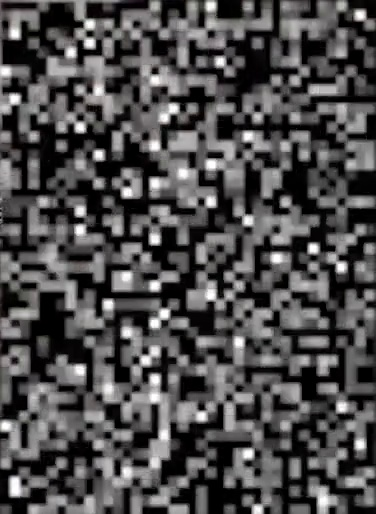
#> input picture Level8-FinaleGrande/AntsInMyTelly/working_files/only_codes_in_video_as_images/frame_10.jpg, 376 x 514 px
$ python solver.py
#> lines starting #> are read from the running program, lines starting #| are printed output that depends on the picture
import cv2
import os
import numpy as np
from PIL import Image

def extract_frames(video_path, output_folder):
    # Create output folder if it doesn't exist
    if not os.path.exists(output_folder):
        os.makedirs(output_folder)

    # Open the video file
    cap = cv2.VideoCapture(video_path)
    # Read the video frames
    success, frame = cap.read()
    frame_count = 0

    # Loop through frames
    while success:
        # Save frame as an image
        frame_path = os.path.join(output_folder, f"frame_{frame_count}.jpg")
        cv2.imwrite(frame_path, frame)

        # Read next frame
        success, frame = cap.read()
        frame_count += 1

    # Release the video capture object
    cap.release()
    print("Frames extracted successfully.")


def calculate_average_image(folder_path):
    images = []

    # Iterate through all files in the folder
    for filename in os.listdir(folder_path):
        if filename.endswith('.jpg') or filename.endswith('.jpg'):  # Assuming images are jpg or png
            image_path = os.path.join(folder_path, filename)
            image = cv2.imread(image_path)
            if image is not None:
                images.append(image)

    # Calculate average image
    if len(images) > 0:
        average_image = np.mean(images, axis=0).astype(np.uint8)
        return average_image
    else:
        print("No images found in the folder.")
        return None


def parse_grid_in_binary_file(image_path):
    # Open the image
    image = Image.open(image_path)

    # Convert image to grayscale
    gray_image = image.convert('L')

    # Get width and height of the image
    width, height = gray_image.size

    cipher = []
    # Iterate through each row of the image
    for y in range(height):
        # Get the pixel values of the current row
        row_pixels = list(gray_image.getdata())[y * width: (y + 1) * width]

        # Find the index of the whitest pixel (pixel with maximum value)
        white_index = row_pixels.index(max(row_pixels))

        # Initialize a list to store the binary values
        binary_values = []

        # Iterate through each pixel in the row
        for x, pixel_value in enumerate(row_pixels):
            # Append '0' if the pixel is not the whitest, otherwise append '1'
            binary_values.append('1' if x == white_index else '0')

        # Write the binary values of the row to the text file
        cipher.append(''.join(binary_values))
    return cipher


def get_known_key_values(cipher_lines):
    key = []
    for i, t in enumerate("he2024{"):
        entry = {
            "index": cipher_lines[i].index('1'),
            "value": t
        }
        if entry not in key:
            key.append(entry)

    key.append({
        "index": cipher_lines[len(cipher_lines)-1].index('1'),
        "value": "}"
    })

    key.append({  # From frequency analysis
        "index": 16,
        "value": "_"
    })

    key.append({  # Assume because of ending too
        "index": 13,
        "value": "t"
    })

    key.append({  # Test
        "index": 0,
        "value": "1"
    })

    key.append({  # Test
        "index": 10,
        "value": "w"
    })

    key.append({  # Test
        "index": 18,
        "value": "n"
    })

    key.append({  # Test
        "index": 17,
        "value": "d"
    })

    key.append({  # Test
        "index": 8,
        "value": "3"
    })

    key.append({  # Test
        "index": 26,
        "value": "r"
    })

    key.append({  # Test
        "index": 19,
        "value": "y"
    })

    key.append({  # Test
        "index": 36,
        "value": "s"
    })

    key.append({  # Test
        "index": 21,
        "value": "p"
    })

    key.append({  # Test
        "index": 15,
        "value": "b"
    })

    key.append({  # Test
        "index": 11,
        "value": "a"
    })

    key.append({  # Test
        "index": 33,
        "value": "j"
    })

    key.append({  # Test
        "index": 29,
        "value": "u"
    })

    key.append({  # Test
        "index": 34,
        "value": "?"
    })

    key.append({  # Test
        "index": 25,
        "value": "o"
    })

    return key


def print_frequency_anaylsis(cipher_lines):
    frequencies = []
    for line, line_value in enumerate(cipher_lines):
        value = cipher_lines[line].index('1')
        found = False
        for index, entry in enumerate(frequencies):
            if not found:
                if entry["value"] == value:
                    frequencies[index]["count"] = frequencies[index]["count"] + 1
                    found = True

        if not found:
            frequencies.append({
                "value": value,
                "count": 1
            })

    sorted_frequencies = sorted(frequencies, key=lambda d: d['count'], reverse=True)
    for entry in sorted_frequencies:
        print(entry)


def main():
    # change working directory to script location
    abspath = os.path.abspath(__file__)
    dname = os.path.dirname(abspath)
    os.chdir(dname)

    video_path = "./working_files/only_codes_from_video/cutted_video.mp4"
    image_frame_folder = "./working_files/only_codes_in_video_as_images/"
    # extract_frames(video_path, image_frame_folder)

    avg_image = calculate_average_image(image_frame_folder)
#> in calculate_average_image, image is the input picture: shape (514, 376, 3); mean B, G, R 77.9, 77.3, 78.8
#> in calculate_average_image, `average_image = np.mean(images, axis=0).astype(np.uint8)`:
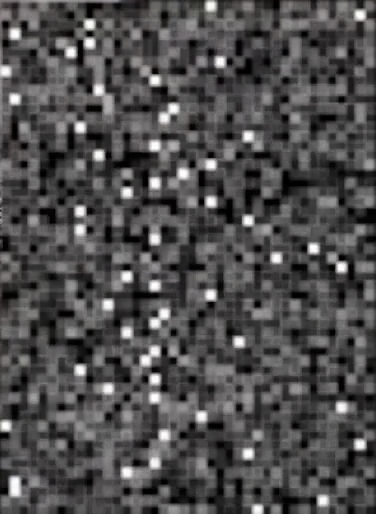
#> average_image: shape (514, 376, 3); mean of channels 0, 1, 2 78, 77.5, 78.9; drawn as B, G, R
    if avg_image is not None:
        cv2.imwrite("average_image.jpg", avg_image)
        print("Average image saved as average_image.jpg")

    # Open the image
    image = Image.open("average_image.jpg")
#> image: PIL image 376x514 RGB
    # Resize the image to width 40 and height 55
    resized_image = image.resize((40, 55))
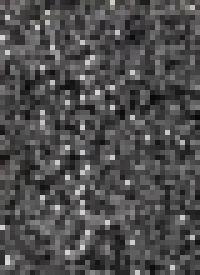
#> resized_image: PIL image 40x55 RGB (shown 5 times larger); mean R, G, B 78.5, 77.6, 77.9
    # Save the resized image
    resized_image.save("average_image_resized.jpg")

    cipher_lines = parse_grid_in_binary_file("average_image_resized.jpg")
#> in parse_grid_in_binary_file, `image = Image.open(image_path)`:
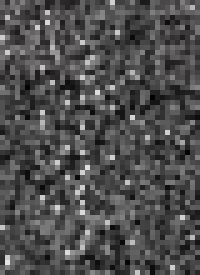
#> image: PIL image 40x55 RGB (shown 5 times larger); mean R, G, B 78.1, 77.8, 77.9
#> the loop in parse_grid_in_binary_file, `for y in range(height):` made 55 passes
#> white_index on passes 1 to 12: 22, 38, 9, 1, 9, 7, 23, 0, 16, 10, 1, 18
#> after the loop in parse_grid_in_binary_file, `for y in range(height):`: cipher = 55 items
#> cipher_lines = 55 items
    for line in cipher_lines:
        print(line)
#> this loop made 55 passes
#> line on passes 1 to 12: '0000000000000000000000100000000000000000', '0000000000000000000000000000000000000010', '0000000001000000000000000000000000000000', '0100000000000000000000000000000000000000', '0000000001000000000000000000000000000000', '0000000100000000000000000000000000000000', '0000000000000000000000010000000000000000', '1000000000000000000000000000000000000000', '0000000000000000100000000000000000000000', '0000000000100000000000000000000000000000', '0100000000000000000000000000000000000000', '0000000000000000001000000000000000000000'
#| 0000000000000000000000100000000000000000
#| 0000000000000000000000000000000000000010
#| 0000000001000000000000000000000000000000
#| 0100000000000000000000000000000000000000
#| 0000000001000000000000000000000000000000
#| 0000000100000000000000000000000000000000
#| 0000000000000000000000010000000000000000
#| 1000000000000000000000000000000000000000
#> (further printed lines are left out)

    solution = []
    key = get_known_key_values(cipher_lines)
#> the loop in get_known_key_values, `for i, t in enumerate("he2024{"):` made 7 passes
#> entry on passes 1 to 7: {'index': 22, 'value': 'h'}, {'index': 38, 'value': 'e'}, {'index': 9, 'value': '2'}, {'index': 1, 'value': '0'}, {'index': 9, 'value': '2'}, {'index': 7, 'value': '4'}, {'index': 23, 'value': '{'}
#> after the loop in get_known_key_values, `for i, t in enumerate("he2024{"):`: key = 6 items
#> key = 24 items


    print(key)
#> (printed output is left out)
    print_frequency_anaylsis(cipher_lines)
#> the loop in print_frequency_anaylsis, `for line, line_value in enumerate(cipher_lines):` made 55 passes
#> (line_value, value) on passes 1 to 12: ('0000000000000000000000100000000000000000', 22), ('0000000000000000000000000000000000000010', 38), ('0000000001000000000000000000000000000000', 9), ('0100000000000000000000000000000000000000', 1), ('0000000001000000000000000000000000000000', 9), ('0000000100000000000000000000000000000000', 7), ('0000000000000000000000010000000000000000', 23), ('1000000000000000000000000000000000000000', 0), ('0000000000000000100000000000000000000000', 16), ('0000000000100000000000000000000000000000', 10), ('0100000000000000000000000000000000000000', 1), ('0000000000000000001000000000000000000000', 18)
#> the loop in print_frequency_anaylsis, `for entry in sorted_frequencies:` made 24 passes
#> entry on passes 1 to 12: {'value': 16, 'count': 10}, {'value': 22, 'count': 4}, {'value': 1, 'count': 4}, {'value': 8, 'count': 4}, {'value': 13, 'count': 4}, {'value': 17, 'count': 3}, {'value': 26, 'count': 3}, {'value': 38, 'count': 2}, {'value': 9, 'count': 2}, {'value': 0, 'count': 2}, {'value': 10, 'count': 2}, {'value': 36, 'count': 2}
#| {'value': 16, 'count': 10}
#| {'value': 22, 'count': 4}
#| {'value': 1, 'count': 4}
#| {'value': 8, 'count': 4}
#| {'value': 13, 'count': 4}
#| {'value': 17, 'count': 3}
#| {'value': 26, 'count': 3}
#| {'value': 38, 'count': 2}
#> (further printed lines are left out)

    flag = ""
    for row, line in enumerate(cipher_lines):
        one_index = cipher_lines[row].index('1')
        for key_index, key_entry in enumerate(key):
            if key[key_index]["index"] == one_index:
                line = line.replace("0", "")
                line = line.replace("1", key_entry["value"])
        print("{0:4}, {1}".format(one_index, line))
        flag = flag + line
#> this loop made 55 passes
#> (one_index, flag) on passes 1 to 10: (22, 'h'), (38, 'he'), (9, 'he2'), (1, 'he20'), (9, 'he202'), (7, 'he2024'), (23, 'he2024{'), (0, 'he2024{1'), (16, 'he2024{1_'), (10, 'he2024{1_w')
#> one_index on passes 41 to 46: 16, 11, 16, 36, 21, 0
#|   22, h
#|   38, e
#|    9, 2
#|    1, 0
#|    9, 2
#|    7, 4
#|   23, {
#|    0, 1
#> (further printed lines are left out)

    print(flag)
#| he2024{1_w0nd3r_why_th3r3_just_had_to_b3_a_sp1der_t00?}


if __name__ == '__main__':
    main()
